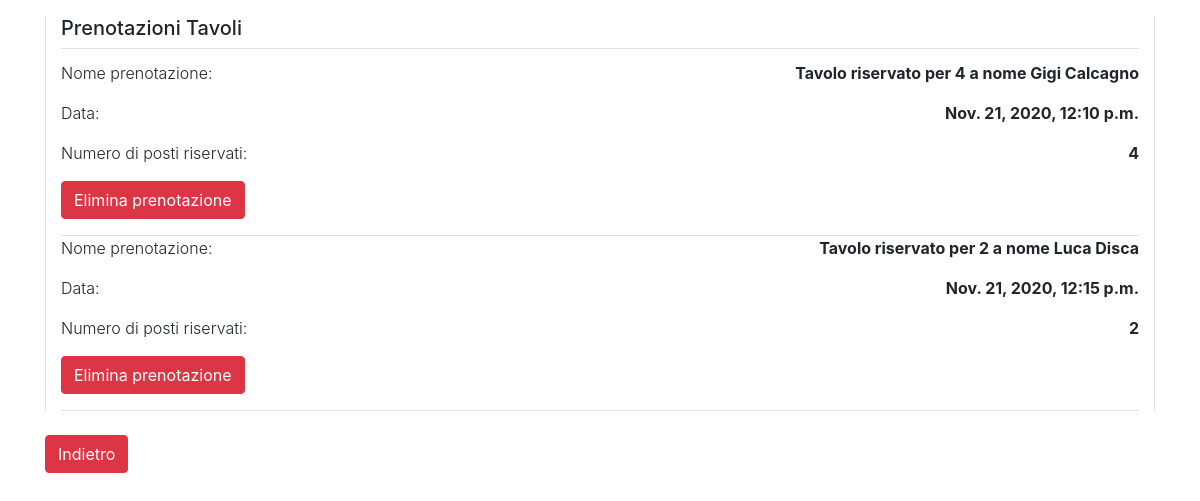
Before: /users/lista_prenotazioni/ (signed in) with the older database file.
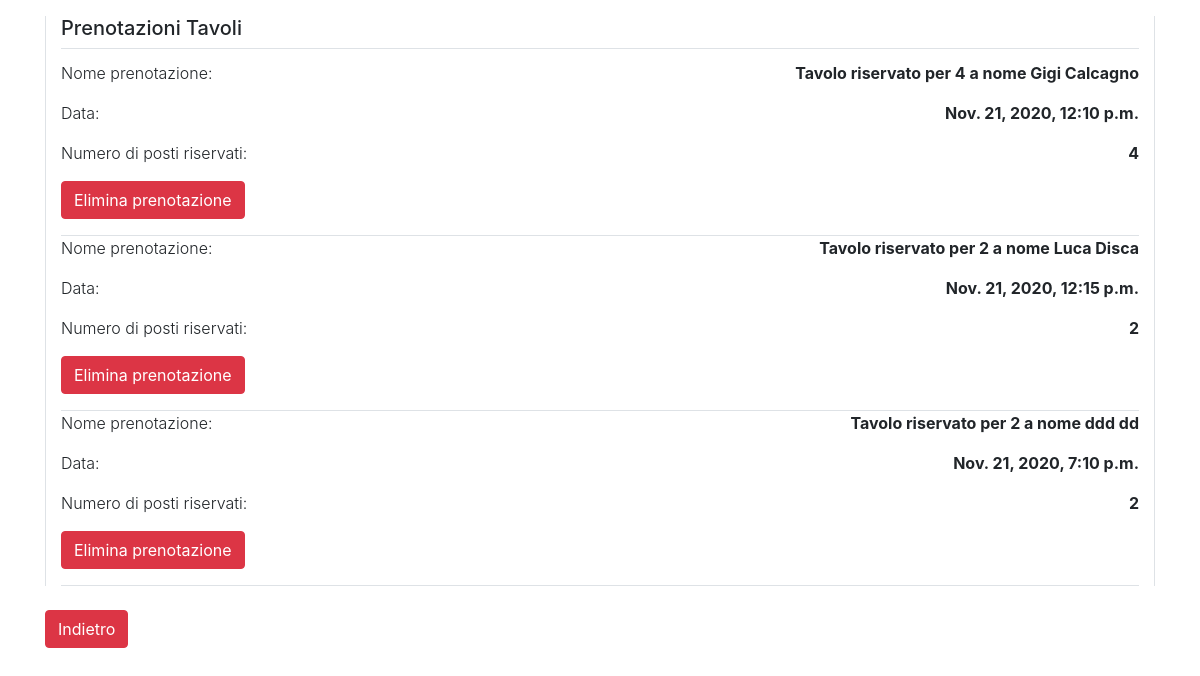
After: the same page with the newer database file.
### users/models.py (models this page shows)
class Table(models.Model):
    user = models.ForeignKey(User, on_delete=models.CASCADE, default=None, null=True, related_name="prenotazioni")
    n_people = models.PositiveIntegerField()
    reservation_name = models.CharField(max_length=50, default=None)
    reservation_last_name = models.CharField(max_length=50, default=None)
    date = models.DateTimeField(default=None)
    discount = models.PositiveIntegerField(default=0, help_text="Inserire l'ammontare dello sconto percentuale",
                                           validators=[MinValueValidator(1), MaxValueValidator(100)])
    def __str__(self):
        return f'Tavolo riservato per {self.n_people} a nome {self.reservation_name} {self.reservation_last_name}'

### products/views.py (the view)
    def wrapper(*args, **kwargs):
        request = args[0]
        if request is not None:
            user = request.user
            try:
                if user.is_restaurateur:
                    return function(*args, **kwargs)
                else:
                    return render(request, 'users/authentication_error.html', {})
            except AttributeError:
                raise Http404  # per utenti anonimi

### products/views.py (called while the page is built)
def is_restaurateur(function):
    def wrapper(*args, **kwargs):
        request = args[0]
        if request is not None:
            user = request.user
            try:
                if user.is_restaurateur:
                    return function(*args, **kwargs)
                else:
                    return render(request, 'users/authentication_error.html', {})
            except AttributeError:
                raise Http404  # per utenti anonimi
    return wrapper

### users/views.py (called while the page is built)
@is_restaurateur
def restaurateur_view(request):
    tables = Table.objects.filter(date__gt=Date.today())
    today = datetime.today()
    takeaways = TakeAway.objects.filter(date__year=today.year, date__month=today.month, date__day=today.day)
    context = {
        'tables': tables,
        'takeaways': takeaways
    }
    return render(request, 'users/restaurarìteur_view.html', context)

### users/templates/users/restaurarìteur_view.html (shortened to what this page needs)
{% extends 'base.html' %}
{% load crispy_forms_tags %}
{% block content %}
    {% if tables|length != 0 or takeaways|length != 0 %}
        {% if tables|length != 0 %}
      <div class="col border-left border-right">
          <h5 class="card-title pb-2 border-bottom ">Prenotazioni Tavoli</h5>
                {% for prenotazione in tables %}
                    <div class="border-bottom" id="prenotazione{{prenotazione.pk}}">
                     <div class="d-flex justify-content-between ">
                            <p class="font-weight-light">Nome prenotazione: </p>
                            <p class="font-weight-bold">{{ prenotazione }}</p>
                        </div>
                   <div class="d-flex justify-content-between ">
                            <p class="font-weight-light">Data: </p>
                            <p class="font-weight-bold">{{ prenotazione.date}}</p>
                        </div>
                   <div class="d-flex justify-content-between ">
                            <p class="font-weight-light">Numero di posti riservati: </p>
                            <p class="font-weight-bold">{{ prenotazione.n_people}}</p>
                        </div>
                    <button class="mb-3 btn btn-danger " onclick="delete_post({{ prenotazione.pk }})">Elimina prenotazione</button>
                    </div>
                  {% endfor %}
      </div>
            {% endif %}
        {% else %}
        <div class="alert-info" style="text-align: center"><h3>Non ci sono ancora prenotazioni!!</h3></div>
  {% endif %}
     <button type="button" class="btn btn-danger mt-4" onclick="location.href='../../'">Indietro</button>
{% endblock %}

Changed rows visible on the page:
added Table: n_people+reservation_name+reservation_last_name "Tavolo riservato per 2 a nome ddd dd", date "Nov. 21, 2020, 7:10 p.m.", n_people "2"
